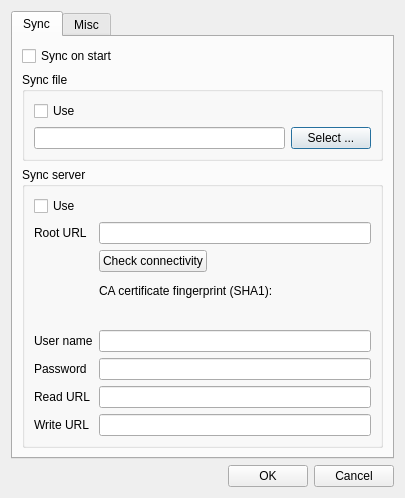
<?xml version="1.0" encoding="UTF-8"?>
<ui version="4.0">
 <class>OptionsDialog</class>
 <widget class="QDialog" name="OptionsDialog">
  <property name="geometry">
   <rect>
    <x>0</x>
    <y>0</y>
    <width>405</width>
    <height>498</height>
   </rect>
  </property>
  <property name="windowTitle">
   <string>Options</string>
  </property>
  <layout class="QVBoxLayout" name="verticalLayout_5">
   <item>
    <widget class="QTabWidget" name="tabWidget">
     <property name="currentIndex">
      <number>0</number>
     </property>
     <widget class="QWidget" name="tab">
      <attribute name="title">
       <string>Sync</string>
      </attribute>
      <layout class="QVBoxLayout" name="verticalLayout_3">
       <item>
        <widget class="QCheckBox" name="syncOnStartCheckBox">
         <property name="text">
          <string>Sync on start</string>
         </property>
         <property name="checked">
          <bool>false</bool>
         </property>
        </widget>
       </item>
       <item>
        <widget class="QGroupBox" name="groupBox_2">
         <property name="title">
          <string>Sync file</string>
         </property>
         <layout class="QVBoxLayout" name="verticalLayout">
          <item>
           <widget class="QCheckBox" name="useSyncFileCheckBox">
            <property name="text">
             <string>Use</string>
            </property>
            <property name="checked">
             <bool>false</bool>
            </property>
           </widget>
          </item>
          <item>
           <layout class="QHBoxLayout" name="horizontalLayout_2">
            <item>
             <widget class="QLineEdit" name="syncFileLineEdit"/>
            </item>
            <item>
             <widget class="QPushButton" name="chooseSyncFilePushButton">
              <property name="text">
               <string>Select ...</string>
              </property>
             </widget>
            </item>
           </layout>
          </item>
         </layout>
        </widget>
       </item>
       <item>
        <widget class="QGroupBox" name="groupBox">
         <property name="title">
          <string>Sync server</string>
         </property>
         <layout class="QVBoxLayout" name="verticalLayout_2">
          <item>
           <widget class="QCheckBox" name="useSyncServerCheckBox">
            <property name="text">
             <string>Use</string>
            </property>
            <property name="checked">
             <bool>false</bool>
            </property>
           </widget>
          </item>
          <item>
           <layout class="QFormLayout" name="formLayout">
            <property name="fieldGrowthPolicy">
             <enum>QFormLayout::AllNonFixedFieldsGrow</enum>
            </property>
            <item row="0" column="0">
             <widget class="QLabel" name="label_2">
              <property name="text">
               <string>Root URL</string>
              </property>
             </widget>
            </item>
            <item row="0" column="1">
             <widget class="QLineEdit" name="serverRootURLLineEdit"/>
            </item>
            <item row="1" column="1">
             <layout class="QHBoxLayout" name="horizontalLayout_3">
              <property name="topMargin">
               <number>0</number>
              </property>
              <property name="rightMargin">
               <number>0</number>
              </property>
              <item>
               <widget class="QPushButton" name="checkConnectivityPushButton">
                <property name="text">
                 <string>Check connectivity</string>
                </property>
               </widget>
              </item>
              <item>
               <widget class="QLabel" name="encryptedLabel">
                <property name="sizePolicy">
                 <sizepolicy hsizetype="Fixed" vsizetype="Fixed">
                  <horstretch>16</horstretch>
                  <verstretch>16</verstretch>
                 </sizepolicy>
                </property>
                <property name="minimumSize">
                 <size>
                  <width>16</width>
                  <height>16</height>
                 </size>
                </property>
                <property name="maximumSize">
                 <size>
                  <width>16</width>
                  <height>16</height>
                 </size>
                </property>
                <property name="text">
                 <string/>
                </property>
               </widget>
              </item>
              <item>
               <spacer name="horizontalSpacer_2">
                <property name="orientation">
                 <enum>Qt::Horizontal</enum>
                </property>
                <property name="sizeHint" stdset="0">
                 <size>
                  <width>40</width>
                  <height>20</height>
                 </size>
                </property>
               </spacer>
              </item>
             </layout>
            </item>
            <item row="2" column="1">
             <layout class="QVBoxLayout" name="verticalLayout_6">
              <property name="topMargin">
               <number>6</number>
              </property>
              <item>
               <widget class="QLabel" name="label_6">
                <property name="text">
                 <string>CA certificate fingerprint (SHA1):</string>
                </property>
                <property name="alignment">
                 <set>Qt::AlignLeading|Qt::AlignLeft|Qt::AlignTop</set>
                </property>
                <property name="wordWrap">
                 <bool>true</bool>
                </property>
               </widget>
              </item>
              <item>
               <widget class="QLabel" name="fingerprintLabel">
                <property name="sizePolicy">
                 <sizepolicy hsizetype="Preferred" vsizetype="Expanding">
                  <horstretch>0</horstretch>
                  <verstretch>0</verstretch>
                 </sizepolicy>
                </property>
                <property name="text">
                 <string>&lt;none imported yet&gt;</string>
                </property>
                <property name="alignment">
                 <set>Qt::AlignLeading|Qt::AlignLeft|Qt::AlignTop</set>
                </property>
                <property name="wordWrap">
                 <bool>true</bool>
                </property>
               </widget>
              </item>
             </layout>
            </item>
            <item row="3" column="0">
             <widget class="QLabel" name="label">
              <property name="text">
               <string>User name</string>
              </property>
             </widget>
            </item>
            <item row="3" column="1">
             <widget class="QLineEdit" name="usernameLineEdit">
              <property name="text">
               <string/>
              </property>
             </widget>
            </item>
            <item row="4" column="0">
             <widget class="QLabel" name="label_3">
              <property name="text">
               <string>Password</string>
              </property>
             </widget>
            </item>
            <item row="4" column="1">
             <widget class="QLineEdit" name="passwordLineEdit">
              <property name="text">
               <string/>
              </property>
              <property name="echoMode">
               <enum>QLineEdit::Password</enum>
              </property>
             </widget>
            </item>
            <item row="5" column="0">
             <widget class="QLabel" name="label_4">
              <property name="text">
               <string>Read URL</string>
              </property>
             </widget>
            </item>
            <item row="5" column="1">
             <widget class="QLineEdit" name="readUrlLineEdit">
              <property name="enabled">
               <bool>true</bool>
              </property>
             </widget>
            </item>
            <item row="6" column="0">
             <widget class="QLabel" name="label_5">
              <property name="text">
               <string>Write URL</string>
              </property>
             </widget>
            </item>
            <item row="6" column="1">
             <widget class="QLineEdit" name="writeUrlLineEdit">
              <property name="enabled">
               <bool>true</bool>
              </property>
             </widget>
            </item>
           </layout>
          </item>
         </layout>
        </widget>
       </item>
       <item>
        <spacer name="verticalSpacer">
         <property name="orientation">
          <enum>Qt::Vertical</enum>
         </property>
         <property name="sizeHint" stdset="0">
          <size>
           <width>20</width>
           <height>0</height>
          </size>
         </property>
        </spacer>
       </item>
      </layout>
     </widget>
     <widget class="QWidget" name="tab_2">
      <attribute name="title">
       <string>Misc</string>
      </attribute>
      <layout class="QVBoxLayout" name="verticalLayout_4">
       <item>
        <layout class="QFormLayout" name="formLayout_2">
         <item row="0" column="0">
          <widget class="QLabel" name="label_7">
           <property name="text">
            <string>Invalidate master password after</string>
           </property>
          </widget>
         </item>
         <item row="0" column="1">
          <widget class="QSpinBox" name="masterPasswordInvalidationTimeMinsSpinBox">
           <property name="suffix">
            <string> mins</string>
           </property>
           <property name="minimum">
            <number>0</number>
           </property>
           <property name="maximum">
            <number>5259600</number>
           </property>
           <property name="value">
            <number>5</number>
           </property>
          </widget>
         </item>
         <item row="1" column="1">
          <widget class="QSpinBox" name="saltLengthSpinBox">
           <property name="buttonSymbols">
            <enum>QAbstractSpinBox::PlusMinus</enum>
           </property>
           <property name="maximum">
            <number>99999</number>
           </property>
           <property name="singleStep">
            <number>3</number>
           </property>
           <property name="value">
            <number>16</number>
           </property>
          </widget>
         </item>
         <item row="1" column="0">
          <widget class="QLabel" name="label_8">
           <property name="text">
            <string>Salt length (bytes)</string>
           </property>
          </widget>
         </item>
         <item row="2" column="0">
          <widget class="QCheckBox" name="writeBackupsCheckBox">
           <property name="text">
            <string>Write backup files</string>
           </property>
          </widget>
         </item>
         <item row="3" column="0">
          <widget class="QLabel" name="label_9">
           <property name="text">
            <string>Password dictionary file</string>
           </property>
          </widget>
         </item>
         <item row="3" column="1">
          <layout class="QHBoxLayout" name="horizontalLayout_4">
           <item>
            <widget class="QLineEdit" name="passwordFileLineEdit"/>
           </item>
           <item>
            <widget class="QPushButton" name="selectPasswordFilePushButton">
             <property name="text">
              <string>Select ...</string>
             </property>
            </widget>
           </item>
          </layout>
         </item>
        </layout>
       </item>
       <item>
        <spacer name="verticalSpacer_2">
         <property name="orientation">
          <enum>Qt::Vertical</enum>
         </property>
         <property name="sizeHint" stdset="0">
          <size>
           <width>20</width>
           <height>276</height>
          </size>
         </property>
        </spacer>
       </item>
      </layout>
     </widget>
    </widget>
   </item>
   <item>
    <layout class="QHBoxLayout" name="horizontalLayout">
     <item>
      <spacer name="horizontalSpacer">
       <property name="orientation">
        <enum>Qt::Horizontal</enum>
       </property>
       <property name="sizeHint" stdset="0">
        <size>
         <width>40</width>
         <height>20</height>
        </size>
       </property>
      </spacer>
     </item>
     <item>
      <widget class="QPushButton" name="okPushButton">
       <property name="text">
        <string>OK</string>
       </property>
      </widget>
     </item>
     <item>
      <widget class="QPushButton" name="cancelPushButton">
       <property name="text">
        <string>Cancel</string>
       </property>
      </widget>
     </item>
    </layout>
   </item>
  </layout>
 </widget>
 <tabstops>
  <tabstop>syncOnStartCheckBox</tabstop>
  <tabstop>useSyncFileCheckBox</tabstop>
  <tabstop>chooseSyncFilePushButton</tabstop>
  <tabstop>useSyncServerCheckBox</tabstop>
  <tabstop>serverRootURLLineEdit</tabstop>
  <tabstop>okPushButton</tabstop>
  <tabstop>tabWidget</tabstop>
  <tabstop>syncFileLineEdit</tabstop>
  <tabstop>cancelPushButton</tabstop>
  <tabstop>masterPasswordInvalidationTimeMinsSpinBox</tabstop>
  <tabstop>saltLengthSpinBox</tabstop>
 </tabstops>
 <resources/>
 <connections/>
</ui>
